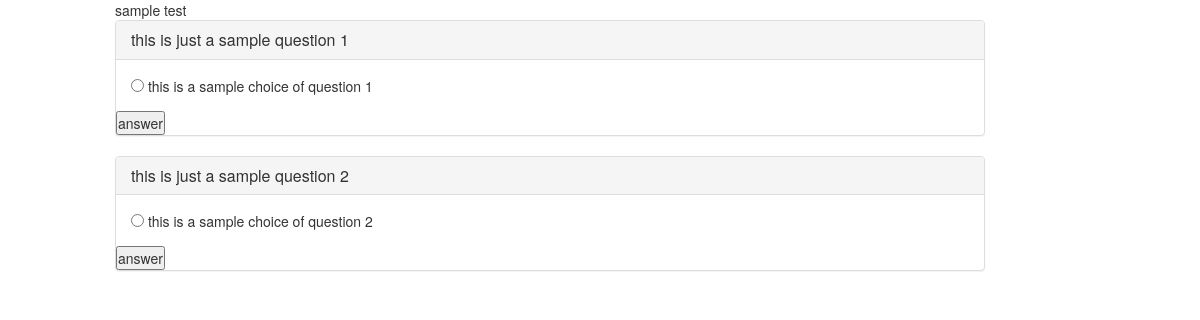
/test/1/ (signed in), run on an earlier commit of the app's database.
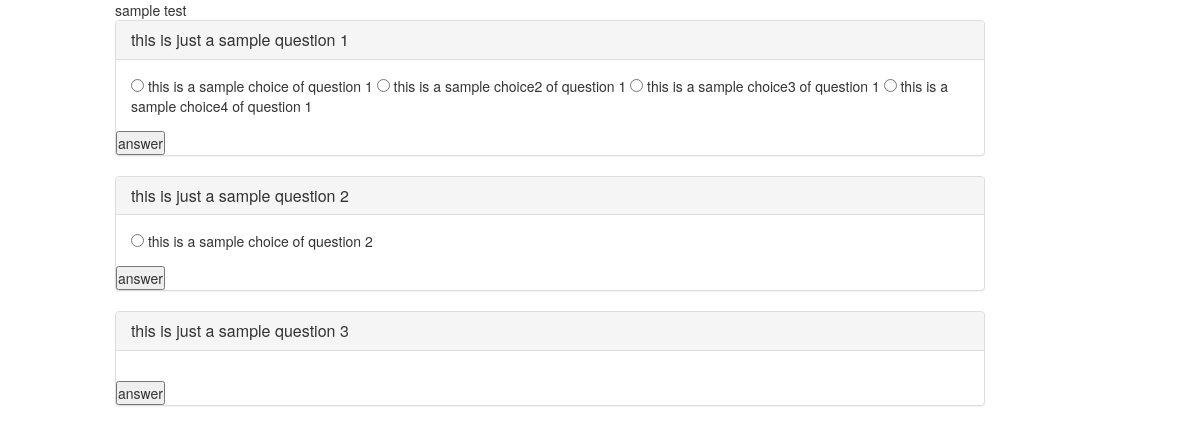
And on a later commit of the database.
### registration/models.py (models this page shows, shortened)
class Tests(models.Model):
    test_text=models.CharField(max_length=40)
    time=models.DurationField('Duration of exam')
    times=models.DateTimeField('Date of exam')

class Question(models.Model):
    question=models.CharField(max_length=256)
    testno=models.ForeignKey(Tests,on_delete=models.CASCADE)

class Choice(models.Model):
    choice=models.CharField(max_length=256)
    questions=models.ForeignKey(Question,on_delete=models.CASCADE)

### registration/views.py (the view, shortened to what this page needs)
# urls.py: url(r'^test/(?P<test_id>[0-9]+)/$',views.TestView.as_view(),name="test"),
class TestView(LoginRequiredMixin,View):
	login_url = '/login/'
	redirect_field_name = '/login/'
	template_name="test.html"
	def get(self,request,test_id):
		t=get_object_or_404(Tests,pk=test_id)
		error=''
		context={
			"t":t,
			"error_message":error
		}
		return render(request,self.template_name,context)

### registration/templates/test.html (shortened to what this page needs)
{% extends 'base.html' %}
{% block body %}
<div class="col-md-9 col-md-offset-1">
{{ t.test_text }}
    {% for q in t.question_set.all %}
        <div class="panel panel-default">
          <div class="panel-heading">
            <h3 class="panel-title">
                {{ q.question }}
            </h3>
          </div>
         <form method="post" action="{% url 'test' t.id %}">{% csrf_token %}
             <div class="panel-body">
            {% for c in q.choice_set.all %}
                  <input type="radio" name="choice" id="choice{{ forloop.counter }}" value="{{ c.id }}" />
                {{ c.choice }}
            {% endfor %}
             </div>
             <input type="submit" value="answer">
         </form>
        </div>
    {% endfor %}
</div>
{% endblock %}

### registration/templates/base.html (shortened to what this page needs)
<!DOCTYPE html>
<html>
<head>
	{% load static %}
	<link rel="stylesheet" href="https://maxcdn.bootstrapcdn.com/bootstrap/3.3.7/css/bootstrap.min.css">
	<link rel="stylesheet" href="{% static 'codemirror/lib/codemirror.css'%}">
	<link rel='stylesheet' href='{% static "css/style.css"%}'>
</head>
</head>
	{% block body %}
	{% endblock %}
</html>

### registration/static/css/style.css (style rules this page uses)
* { padding: 0px; }

What changed in the data, as far as the page shows it:
added Choice: choice "this is a sample choice2 of question 1", shown under Question "this is just a sample question 1"
added Choice: choice "this is a sample choice3 of question 1", shown under Question "this is just a sample question 1"
added Choice: choice "this is a sample choice4 of question 1", shown under Question "this is just a sample question 1"
added Question: question "this is just a sample question 3"
